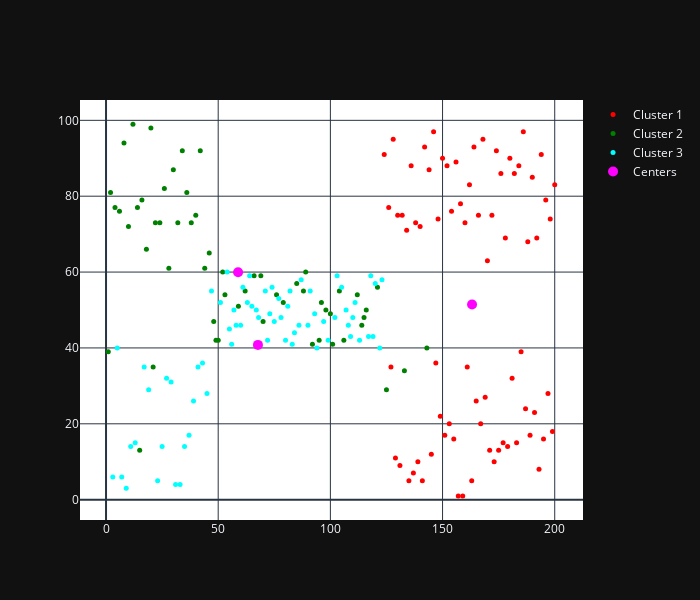

Source (notebook cell):
### Code cell
fig = go.Figure()

fig.update_layout(plot_bgcolor="white", width=700, height=600)


for i in range(k):
    fig.add_trace(
        go.Scatter(
            x=groups[i][:, 0],
            y=groups[i][:, 3],
            mode="markers",
            marker=dict(size=5, color=color[i]),
            name=f"Cluster {i+1}",
        )
    )

fig.add_trace(
    go.Scatter(
        x=centers[:, 0],
        y=centers[:, 3],
        mode="markers",
        marker=dict(size=10, color=color[3]),
        name="Centers",
    )
)

fig.show()

### Figure 1 — Plotly figure (JSON) as saved in the notebook; plotly's stock layout.template omitted (floating-point values rounded to 4 significant figures)
{"data": [{"marker": {"color": "red", "size": 5}, "mode": "markers", "name": "Cluster 1", "type": "scatter", "x": [124, 126, 127, 128, 129, 130, 131, 132, 134, 135, 136, 137, 138, 139, 140, 141, 142, 144, 145, 146, 147, 148, 149, 150, 151, 152, 153, 154, 155, 156, 157, 158, 159, 160, 161, 162, 163, 164, 165, 166, 167, 168, 169, 170, 171, 172, 173, 174, 175, 176, 177, 178, 179, 180, 181, 182, 183, 184, 185, 186, 187, 188, 189, 190, 191, 192, 193, 194, 195, 196, 197, 198, 199, 200], "y": [91, 77, 35, 95, 11, 75, 9, 75, 71, 5, 88, 7, 73, 10, 72, 5, 93, 87, 12, 97, 36, 74, 22, 90, 17, 88, 20, 76, 16, 89, 1, 78, 1, 73, 35, 83, 5, 93, 26, 75, 20, 95, 27, 63, 13, 75, 10, 92, 13, 86, 15, 69, 14, 90, 32, 86, 15, 88, 39, 97, 24, 68, 17, 85, 23, 69, 8, 91, 16, 79, 28, 74, 18, 83]}, {"marker": {"color": "green", "size": 5}, "mode": "markers", "name": "Cluster 2", "type": "scatter", "x": [1, 2, 4, 6, 8, 10, 12, 14, 15, 16, 18, 20, 21, 22, 24, 26, 28, 30, 32, 34, 36, 38, 40, 42, 44, 46, 48, 49, 50, 52, 53, 59, 62, 66, 69, 70, 76, 79, 85, 88, 89, 92, 95, 96, 98, 100, 101, 104, 106, 112, 114, 115, 116, 121, 125, 133, 143], "y": [39, 81, 77, 76, 94, 72, 99, 77, 13, 79, 66, 98, 35, 73, 73, 82, 61, 87, 73, 92, 81, 73, 75, 92, 61, 65, 47, 42, 42, 60, 54, 51, 55, 59, 59, 47, 54, 52, 57, 55, 60, 41, 42, 52, 50, 49, 41, 55, 42, 54, 46, 48, 50, 56, 29, 34, 40]}, {"marker": {"color": "cyan", "size": 5}, "mode": "markers", "name": "Cluster 3", "type": "scatter", "x": [3, 5, 7, 9, 11, 13, 17, 19, 23, 25, 27, 29, 31, 33, 35, 37, 39, 41, 43, 45, 47, 51, 54, 55, 56, 57, 58, 60, 61, 63, 64, 65, 67, 68, 71, 72, 73, 74, 75, 77, 78, 80, 81, 82, 83, 84, 86, 87, 90, 91, 93, 94, 97, 99, 102, 103, 105, 107, 108, 109, 110, 111, 113, 117, 118, 119, 120, 122, 123], "y": [6, 40, 6, 3, 14, 15, 35, 29, 5, 14, 32, 31, 4, 4, 14, 17, 26, 35, 36, 28, 55, 52, 60, 45, 41, 50, 46, 46, 56, 52, 59, 51, 50, 48, 55, 42, 49, 56, 47, 53, 48, 42, 51, 55, 41, 44, 46, 58, 46, 55, 49, 40, 47, 42, 48, 59, 56, 50, 46, 43, 48, 52, 42, 43, 59, 43, 57, 40, 58]}, {"marker": {"color": "magenta", "size": 10}, "mode": "markers", "name": "Centers", "type": "scatter", "x": [163.1, 58.86, 67.71], "y": [51.46, 59.95, 40.8]}], "layout": {"height": 600, "plot_bgcolor": "white", "width": 700}}
